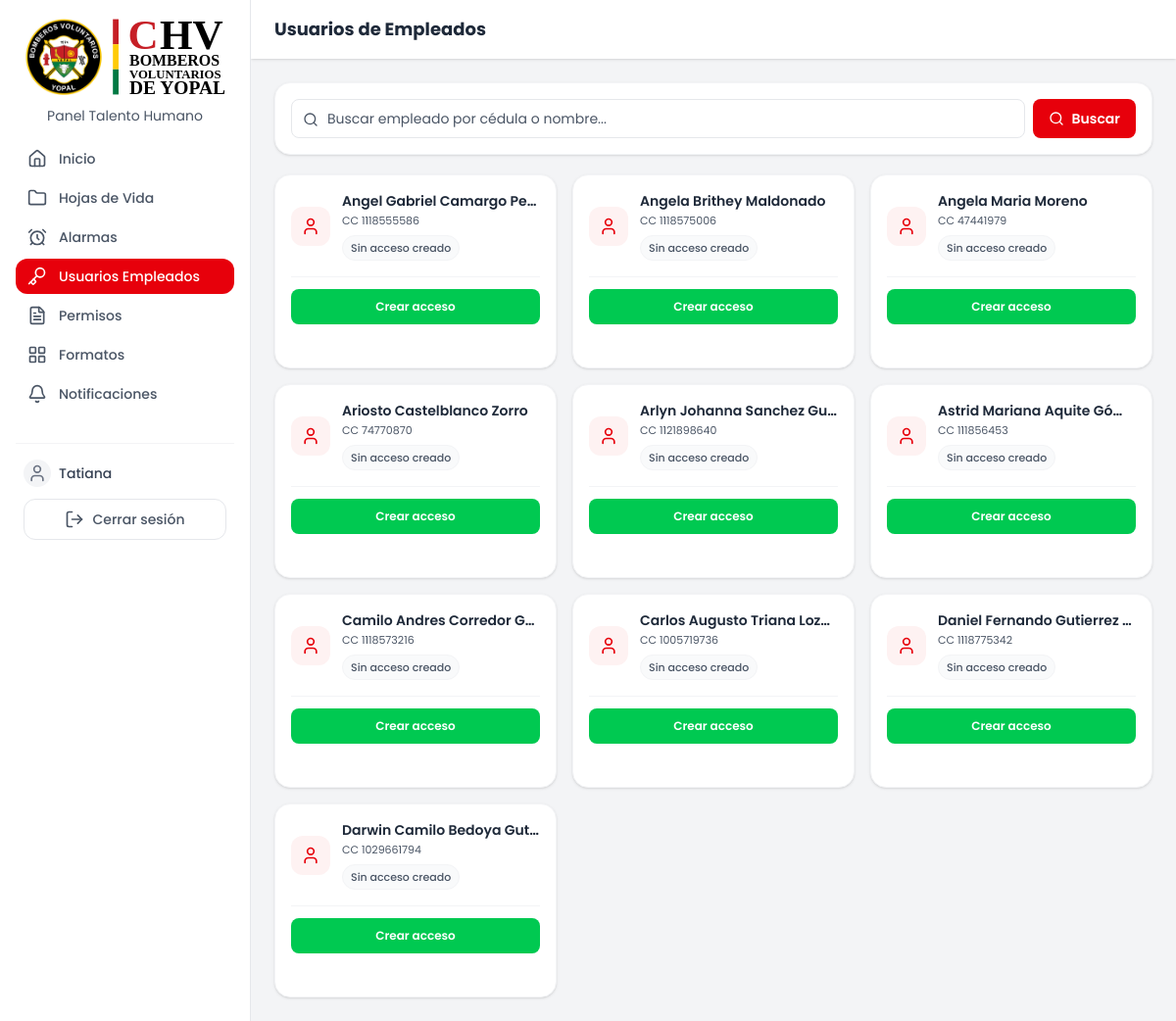
The page /public/usuarios_empleados.php (signed in) on the database its author committed.
### tables this page shows
CREATE TABLE `empleados` (
  `cedula` varchar(10) NOT NULL COMMENT 'Max 10 caracteres, permite extranjera alfanumérica',
  `lugar_expedicion` varchar(120) DEFAULT NULL COMMENT 'Municipio, Departamento (lista en public/assets/data/municipios.json)',
  `nombre` varchar(150) NOT NULL,
  `sexo` enum('F','M') DEFAULT NULL,
  `cargo` enum('Auxiliar en Talento Humano','Director de talento humano','Auxiliar de Extintores','Enfermero/a','Practicante Sena','Practicante Fundetec','Practicante otra entidad','Servicios Generales','Maquinista','Guardia','Recepcionista','Administrativo','Auxiliar administrativo','Director Académico','Director de negocios','Tecnico en soporte sistemas','Tecnico archivista','Coordinador SST','Auxiliar SST','Jefe de prensa','Contador','Auxiliar de contaduría','Almacenista','Supervisor','Coordinador de banda','Conductor de ambulancia','Aspirante','Voluntario','Secretario recaudador','Auxiliar de enfermería','Docente de banda marcial','PAMEC','Revisor(a) fiscal','Comandante de estación','Directora administrativa y financiera','Bombero integral') NOT NULL,
  `tipo_de_personal` enum('Bombero','Civil') DEFAULT NULL,
  `eps` enum('Sanitas','Nueva EPS','Capresoca','Salud Total') DEFAULT NULL,
  `pension` enum('Colfondos','Porvenir','Colpensiones','Protección','NA') DEFAULT NULL,
  `arl` enum('Positiva','SURA','Colmena','AXA Colpatria','Seguros Bolívar') DEFAULT NULL,
  `salario_basico` decimal(12,2) DEFAULT NULL,
  `es_bombero_integral` tinyint(1) DEFAULT 0,
  `tipo_jornada` enum('Turnos','Administrativa','Restringida') NOT NULL DEFAULT 'Administrativa' COMMENT 'Cómo se cuentan horas/días en permisos: Turnos (operativo), Administrativa (07:00-17:24) o Restringida (horario reducido)',
  `jornada_hora_entrada` time DEFAULT NULL COMMENT 'Solo si tipo_jornada = Restringida',
  `jornada_hora_salida` time DEFAULT NULL COMMENT 'Solo si tipo_jornada = Restringida',
  `tipo_de_contrato` enum('Fijo','Indefinido','OPS','SENA','OPS SEMY','No aplica') DEFAULT NULL,
  `fecha_inicio_contrato` date DEFAULT NULL,
  `fecha_fin_contrato` date DEFAULT NULL,
  `estado` enum('activo','no activo') DEFAULT 'activo',
  `celular` varchar(15) DEFAULT NULL COMMENT 'Numero de celular, validar 10 digitos',
  `correo` varchar(150) DEFAULT NULL,
  `fecha_nacimiento` date DEFAULT NULL COMMENT 'Para notificacion de cumpleaños',
  `created_at` timestamp NOT NULL DEFAULT current_timestamp(),
  `foto` varchar(255) DEFAULT NULL COMMENT 'Ruta relativa dentro de uploads/'
);

### includes/icon.php (called while the page is built)
<?php
function icon(string $nombre, string $clases = 'w-5 h-5'): string {
    static $cache = [];
    if (!isset($cache[$nombre])) {
        $ruta = __DIR__ . '/../public/assets/icons/' . $nombre . '.svg';
        if (!is_file($ruta)) {
            return '';
        }
        $cache[$nombre] = file_get_contents($ruta);
    }
    $svg = $cache[$nombre];
    $svg = preg_replace('/class="[^"]*"/', 'class="' . htmlspecialchars($clases) . ' inline-block align-middle"', $svg, 1);
    return $svg;
}

### src/models/EmpleadoModel.php (called while the page is built, shortened)
<?php
class EmpleadoModel
{
    public static function listar(string $busqueda = '', int $limite = 10, int $offset = 0): array
    {
        $pdo = getPDO();
        $limite = max(1, min(100, $limite));
        $offset = max(0, $offset);
        $sql = "SELECT * FROM empleados";
        $params = [];
        $sql .= " ORDER BY nombre ASC LIMIT :limite OFFSET :offset";
        $stmt = $pdo->prepare($sql);
        $stmt->bindValue(':limite', $limite, PDO::PARAM_INT);
        $stmt->bindValue(':offset', $offset, PDO::PARAM_INT);
        $stmt->execute();
        return $stmt->fetchAll();
    }
}

### src/models/UsuarioEmpleadoModel.php (called while the page is built, shortened)
<?php
class UsuarioEmpleadoModel
{
    public static function obtenerPorCedula(string $cedula): ?array
    {
        $pdo = getPDO();
        $stmt = $pdo->prepare("SELECT * FROM usuarios_empleados WHERE cedula = :cedula");
        $stmt->execute(['cedula' => $cedula]);
        $r = $stmt->fetch();
        return $r ?: null;
    }
}

### public/usuarios_empleados.php (the view, shortened to what this page needs)
<?php
require_once __DIR__ . '/../src/models/EmpleadoModel.php';
require_once __DIR__ . '/../src/models/UsuarioEmpleadoModel.php';
$busqueda = trim($_GET['q'] ?? '');
$empleados = EmpleadoModel::listar($busqueda);
?>
<!DOCTYPE html>
<html lang="es">
<head>
    <link rel="stylesheet" href="./assets/css/tailwind.css">
</head>
<body class="bg-gray-100 min-h-screen">
    <?php require __DIR__ . '/../includes/sidebar.php'; ?>
    <div class="md:ml-64 pt-14 md:pt-0">
        <header class="bg-white shadow px-6 py-4">
            <h1 class="text-lg font-bold text-gray-800">Usuarios de Empleados</h1>
        </header>
        <main class="p-6 max-w-5xl">
            <form method="GET" class="mb-5">
                <div class="bg-white rounded-2xl shadow-sm border border-gray-100 p-4">
                    <div class="flex flex-col sm:flex-row gap-2">
                        <div class="relative flex-1">
                            <span class="absolute left-3 top-1/2 -translate-y-1/2 text-gray-600">
                                            <?= icon('search', 'w-4 h-4') ?>
                            </span>
                            <input type="text" name="q" value="<?= htmlspecialchars($busqueda) ?>"
                                placeholder="Buscar empleado por cédula o nombre..."
                                class="w-full h-10 pl-9 pr-3 rounded-lg border border-gray-200 bg-white text-sm text-gray-700 placeholder:text-gray-600 focus:outline-none focus:ring-2 focus:ring-red-100 focus:border-red-300 transition">
                        </div>
                        <button type="submit"
                            class="h-10 px-4 rounded-lg bg-red-600 hover:bg-red-700 text-white text-sm font-semibold flex items-center justify-center gap-2 transition whitespace-nowrap">
                                        <?= icon('search', 'w-4 h-4') ?>
                            Buscar
                        </button>
                    </div>
                </div>
            </form>
                        <?php if (empty($empleados)): ?>
                <div class="bg-white rounded-2xl border border-gray-100 shadow-sm p-8 text-center">
                    <div
                        class="mx-auto w-10 h-10 rounded-xl bg-gray-50 text-gray-600 flex items-center justify-center mb-3">
                                    <?= icon('search', 'w-5 h-5') ?>
                    </div>
                    <p class="text-sm font-semibold text-gray-700">
                        No se encontraron empleados
                    </p>
                    <p class="text-xs text-gray-600 mt-1">
                        Intenta buscar por nombre o número de cédula.
                    </p>
                </div>
                ```php
                        <?php else: ?>
                <div class="grid grid-cols-1 md:grid-cols-3 gap-4">
                                <?php foreach ($empleados as $emp): ?>
                                    <?php $acceso = UsuarioEmpleadoModel::obtenerPorCedula($emp['cedula']); ?>
                        <div
                            class="bg-white rounded-2xl shadow-sm border border-gray-100 p-4 flex flex-col gap-4 hover:border-gray-200 transition">
                            <div class="flex items-center gap-3 min-w-0">
                                <div
                                    class="w-10 h-10 rounded-xl bg-red-50 text-red-600 flex items-center justify-center flex-shrink-0">
                                                <?= icon('user', 'w-5 h-5') ?>
                                </div>
                                <div class="min-w-0 flex-1">
                                    <p class="text-sm font-semibold text-gray-800 truncate">
                                                    <?= htmlspecialchars($emp['nombre']) ?>
                                    </p>
                                    <p class="text-[11px] text-gray-600 truncate mt-0.5">
                                        CC <?= htmlspecialchars($emp['cedula']) ?>
                                    </p>
                                    <div class="mt-1.5">
                                                    <?php if ($acceso): ?>
                                                        <?php if ($acceso['activo']): ?>
                                                <span
                                                    class="inline-flex items-center gap-1.5 text-[11px] font-semibold px-2 py-1 rounded-full bg-green-50 text-green-700 border border-green-100">
                                                    <span class="w-1.5 h-1.5 rounded-full bg-green-500"></span>
                                                    Acceso activo
                                                </span>
                                                        <?php else: ?>
                                                <span
                                                    class="inline-flex items-center gap-1.5 text-[11px] font-semibold px-2 py-1 rounded-full bg-gray-50 text-gray-500 border border-gray-100">
                                                    <span class="w-1.5 h-1.5 rounded-full bg-gray-400"></span>
                                                    Acceso revocado
                                                </span>
                                                        <?php endif; ?>
                                                    <?php else: ?>
                                            <span
                                                class="inline-flex items-center gap-1.5 text-[11px] font-medium px-2 py-1 rounded-full bg-gray-50 text-gray-600 border border-gray-100">
                                                Sin acceso creado
                                            </span>
                                                    <?php endif; ?>
                                    </div>
                                </div>
                            </div>
                            <div class="border-t border-gray-100 pt-3">
                                <div class="flex flex-wrap items-center gap-2">
                                    <button
                                        onclick="abrirModalPin('<?= $emp['cedula'] ?>', '<?= htmlspecialchars($emp['nombre'], ENT_QUOTES) ?>')"
                                        class="flex-1 min-w-[120px] h-9 px-3 rounded-lg bg-green-500 hover:bg-green-700 text-white text-xs font-semibold flex items-center justify-center transition whitespace-nowrap">
                                                    <?= $acceso ? 'Resetear PIN' : 'Crear acceso' ?>
                                    </button>
                                </div>
                                <span id="pinMostrado-<?= $emp['cedula'] ?>"
                                    class="block text-sm font-mono font-bold text-gray-700 text-left mt-2 min-h-[20px] break-all"></span>
                            </div>
                        </div>
                                <?php endforeach; ?>
                </div>
                        <?php endif; ?>
        </main>
    </div>
</body>
</html>

### includes/sidebar.php (shortened to what this page needs)
<?php
$paginaActual = basename($_SERVER['PHP_SELF']);
$rolActual = $_SESSION['superadmin_rol'] ?? '';
if ($rolActual === 'teniente') {
    $linksSidebar = [
        ['url' => '/chvb/public/dashboard.php', 'label' => 'Inicio', 'icon' => 'home'],
        ['url' => '/chvb/public/empleados.php', 'label' => 'Hojas de Vida', 'icon' => 'folder'],
        ['url' => '/chvb/public/permisos_th.php', 'label' => 'Permisos', 'icon' => 'file-text'],
    ];
} else {
    $linksSidebar = [
        ['url' => '/chvb/public/dashboard.php', 'label' => 'Inicio', 'icon' => 'home'],
        ['url' => '/chvb/public/empleados.php', 'label' => 'Hojas de Vida', 'icon' => 'folder'],
        ['url' => '/chvb/public/alarmas.php', 'label' => 'Alarmas', 'icon' => 'alarm-clock'],
        ['url' => '/chvb/public/usuarios_empleados.php', 'label' => 'Usuarios Empleados', 'icon' => 'key'],
    ];
    if (in_array($rolActual, ['superadmin_talento_humano','auxiliar_talento_humano'], true)) {
        $linksSidebar[] = ['url' => '/chvb/public/permisos_th.php', 'label' => 'Permisos', 'icon' => 'file-text'];
        $linksSidebar[] = ['url' => '/chvb/public/formatos.php', 'label' => 'Formatos', 'icon' => 'layout-grid'];
        $linksSidebar[] = [
            'url' => '/chvb/public/notificaciones.php',
            'label' => 'Notificaciones',
            'icon' => 'bell',
            'esNotificaciones' => true,
        ];
    }
}
?>
<aside id="sidebarMovil" class="w-64 bg-white border-r border-gray-200 p-4 fixed inset-y-0 left-0 z-40 overflow-y-auto
           -translate-x-full md:translate-x-0 transition-transform duration-200">
    <div class="flex items-center justify-between mb-4 px-2">
        <div>
            <div>
                <img src="/chvb/public/assets/img/logo_chv_svg.svg" alt="Logo" class="w-100">
            </div>
            <p class="text-sm text-center pt-2 text-gray-600">Panel Talento Humano</p>
        </div>
    </div>
    <nav class="space-y-1">
        <?php foreach ($linksSidebar as $link): ?>
            <?php $activo = $paginaActual === basename($link['url']); ?>
            <a href="<?= $link['url'] ?>" class="flex items-center gap-3 px-3 py-2 rounded-xl text-sm font-medium transition
                <?= $activo ? 'bg-red-600 text-white' : 'text-gray-600 hover:bg-gray-100' ?>">
                <?= icon($link['icon'], 'w-5 h-5') ?>
                <span class="flex-1"><?= $link['label'] ?></span>
            </a>
        <?php endforeach; ?>
    </nav>
   <div class="mt-8 pt-4 border-t border-gray-100 px-2">
    <div class="flex items-center gap-2 min-w-0">
        <div class="w-7 h-7 rounded-full bg-gray-100 flex items-center justify-center text-gray-500 flex-shrink-0">
            <?= icon('user', 'w-5 h-5')?>
        </div>
        <p class="text-sm font-medium text-gray-700 truncate">
            <?= htmlspecialchars($_SESSION['superadmin_username']?? '')?>
        </p>
    </div>
    <form method="post" action="/chvb/public/logout.php" class="mt-3">
        <button type="submit"
            class="flex w-full items-center justify-center gap-2 rounded-xl border border-gray-200 bg-white px-3 py-2.5 text-sm font-medium text-gray-600 hover:bg-red-50 hover:text-red-600 hover:border-red-200 transition">
            <?= icon('log-out', 'w-5 h-5')?> Cerrar sesión
        </button>
    </form>
</div>
</aside>

### rows shown on the page
empleados: nombre "Angel Gabriel Camargo Pe…", cedula "1118555586"
empleados: nombre "Angela Brithey Maldonado", cedula "1118575006"
empleados: nombre "Angela Maria Moreno", cedula "47441979"
empleados: nombre "Ariosto Castelblanco Zorro", cedula "74770870"
empleados: nombre "Arlyn Johanna Sanchez Gu…", cedula "1121898640"
empleados: nombre "Astrid Mariana Aquite Gó…", cedula "111856453"
empleados: nombre "Camilo Andres Corredor G…", cedula "1118573216"
empleados: nombre "Carlos Augusto Triana Loz…", cedula "1005719736"
empleados: nombre "Daniel Fernando Gutierrez…", cedula "1118775342"
empleados: nombre "Darwin Camilo Bedoya Gut…", cedula "1029661794"

### other values the page prints
$link['label'] "Inicio"
$link['label'] "Hojas de Vida"
$link['label'] "Alarmas"
$link['label'] "Usuarios Empleados"
$link['label'] "Permisos"
$link['label'] "Formatos"
$link['label'] "Notificaciones"
$_SESSION['superadmin_username'] "Tatiana"
